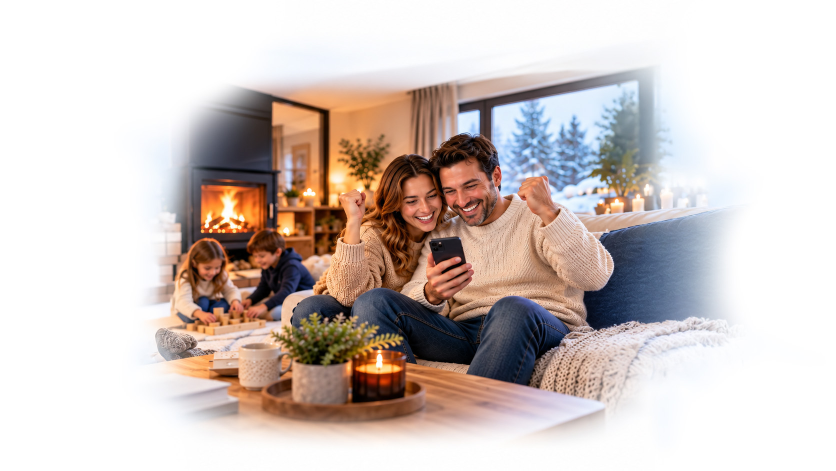
#> input picture brand-assets/hero-famille-source.jpg, 1672 x 941 px (shown at 1/2 size)
$ python -i gen_testimonial_visuals.py   (imports and definitions only)
#> lines starting #> are read from the running program, lines starting #| are printed output that depends on the picture
#> further down, picture is the input picture: PIL image 1672x941 RGB; mean R, G, B 209.1, 197.6, 193.1
"""Visuels témoignages « ils ont vendu avec nous » (3 cartes 1200×900). Photos photoréalistes Gemini (clé Emergent),
citation + prénom + ville + mention « photo d'illustration » ajoutés par Pillow. Sortie : frontend/assets/images/temoignage-{1,2,3,4}.jpg
Usage : python scripts/gen_testimonial_visuals.py [--no-gen]
⚠️ Personnes et témoignages fictifs : à remplacer par de vrais clients (avec accord écrit) avant toute diffusion publicitaire.
"""
import asyncio
import base64
import os
import sys

from dotenv import load_dotenv
from PIL import Image, ImageDraw, ImageFont

# [1 line not run here, left out]
SRC = "/tmp/temoignage-src"
OUT = "/app/frontend/assets/images"
FONTS = "/app/frontend/assets/fonts"
MODEL = "gemini-3.1-flash-image-preview"
W, H = 1200, 900
BRAND, GREEN, WHITE = "#1656C9", "#1E9E6A", "#FFFFFF"

STYLE = (
    "Photo authentique prise au smartphone par un proche, façon album de famille : pas de look publicitaire, pas de retouche, "
    "cadrage légèrement imparfait, lumière naturelle parfois un peu dure, grain léger, couleurs réalistes. Personnes françaises "
    "ordinaires, visages naturels (rides, cernes, cheveux un peu décoiffés), vêtements du quotidien (jean, polaire, baskets). "
    "Arrière-plan réel et un peu encombré : voiture garée, poubelle, tuyau d'arrosage, vélo, boîte aux lettres. Cadrage horizontal 4:3, "
    "sujets dans la moitié gauche ou au centre, le bas de l'image reste simple (sol, allée, pelouse). Aucun texte ni lettre nulle part, "
    "sauf une feuille A4 blanche avec le mot « VENDU » écrit à la main au feutre bleu. Aucun logo, aucun filigrane."
)
SCENES = {
    "couple-maison": STYLE + " Scène : un couple d'une quarantaine d'années devant leur pavillon des années 80 en crépi beige avec volets "
    "roulants, portail gris, haie de thuyas. La femme tient la feuille A4 « VENDU » à deux mains, l'homme a les clés à la main et "
    "un bras autour de ses épaules ; ils rient, un peu éblouis par le soleil.",
    "senior-appartement": STYLE + " Scène : une femme d'environ 65 ans, cheveux gris, lunettes, gilet beige, debout sur le palier de son "
    "appartement devant sa porte d'entrée ouverte, des cartons de déménagement fermés derrière elle. Elle tient la feuille A4 « VENDU » "
    "contre elle et sourit, un peu émue. Photo prise dans la cage d'escalier avec lumière de fenêtre.",
    "notaire-cles": STYLE.replace("sauf une feuille A4 blanche avec le mot « VENDU » écrit à la main au feutre bleu", "aucun panneau") +
    " Scène : dans le bureau d'un notaire de province (bibliothèque de codes rouges et verts, bureau en bois encombré de dossiers, "
    "fenêtre à rideaux), un vendeur d'une cinquantaine d'années en chemise un peu froissée tend un trousseau de clés à un jeune couple "
    "d'acheteurs assis en face, tout le monde sourit, le notaire en costume gris est flou au second plan en train de ranger des papiers. "
    "Photo prise discrètement au smartphone par un proche depuis l'angle du bureau, lumière de fenêtre, légèrement surexposée.",
    "famille-moderne": STYLE + " Scène : un couple de trentenaires avec une petite fille de 5 ans, devant une maison de lotissement "
    "récente en enduit blanc, garage, pelouse avec trampoline au fond, voiture familiale garée sur l'allée. La petite fille brandit la "
    "feuille A4 « VENDU » au-dessus de sa tête, les parents rient derrière elle. Photo légèrement en contre-plongée, prise par un voisin.",
}
CARDS = [
    ("couple-maison", "« Vendu en 5 semaines, au prix estimé, sans agence. »", "Sophie & Marc · Blois (41)", "≈ 11 500 € de commission économisés"),
    ("senior-appartement", "« Le dossier pour le notaire était prêt avant la première visite. »", "Martine, 64 ans · Tours (37)", "Vente signée en 7 semaines"),
    ("famille-moderne", "« 9 visites dès la première semaine grâce à l'annonce et aux photos IA. »", "Julien & Camille · Orléans (45)", "Vendu 4 000 € au-dessus de l'estimation basse"),
    ("notaire-cles", "« Signature chez le notaire ce matin. Tout était en ordre, rien à refaire. »", "Philippe, 52 ans · Vendôme (41)", "Vendu sans agence en 6 semaines"),
]


def font(name: str, size: int) -> ImageFont.FreeTypeFont:
    return ImageFont.truetype(f"{FONTS}/PlusJakartaSans-{name}.ttf", size)


# [12 lines not run here, left out]


# [25 lines left out: functions cover, wrap, pill, not called in this run]


def naturalize(im: Image.Image) -> Image.Image:
    """Grain fin, vignette douce et léger voile chaud pour casser le rendu trop lisse."""
    import random

    from PIL import ImageEnhance

    im = ImageEnhance.Contrast(im).enhance(0.96)
    im = ImageEnhance.Color(im).enhance(0.92)
    noise = Image.effect_noise(im.size, 14).convert("L")
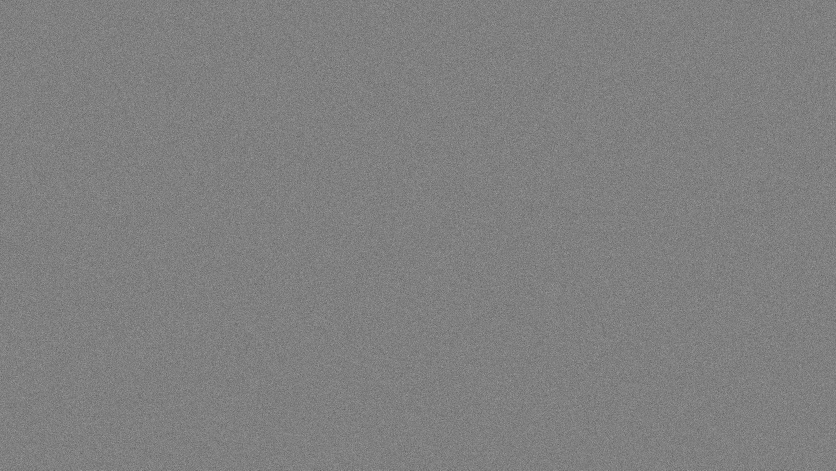
#> noise: PIL image 1672x941 L (shown at 1/2 size); min 53, max 193, mean 127.5
    grain = Image.merge("RGB", (noise, noise, noise))
    im = Image.blend(im, grain, 0.06)
    vign = Image.new("L", im.size, 0)
#> vign: PIL image 1672x941 L; every value is 0
    ImageDraw.Draw(vign).ellipse((-im.width * 0.25, -im.height * 0.35, im.width * 1.25, im.height * 1.35), fill=255)
#> vign: PIL image 1672x941 L; every value is 255
    vign = vign.filter(__import__("PIL.ImageFilter", fromlist=["GaussianBlur"]).GaussianBlur(220))
    dark = Image.new("RGB", im.size, (20, 18, 24))
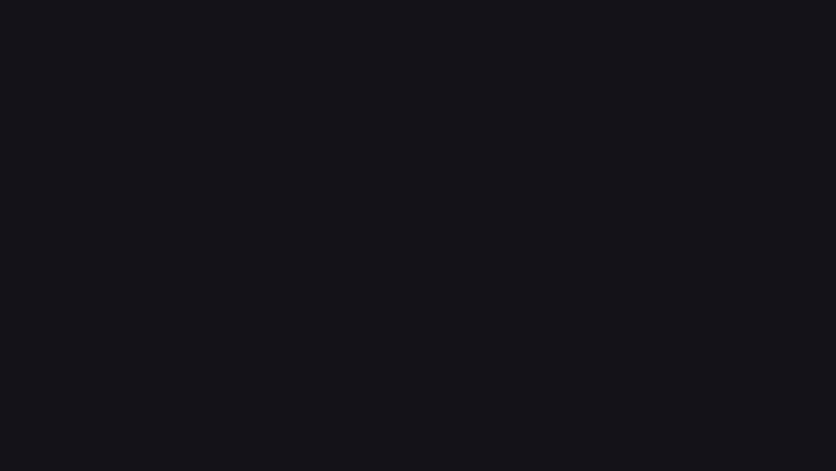
#> dark: PIL image 1672x941 RGB (shown at 1/2 size); mean R, G, B 20, 18, 24
    im = Image.composite(im, Image.blend(im, dark, 0.28), vign)
    warm = Image.new("RGB", im.size, (255, 214, 170))
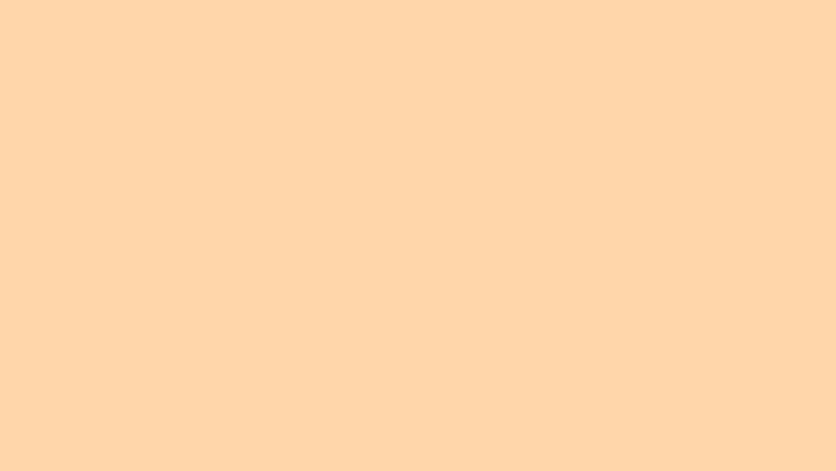
#> warm: PIL image 1672x941 RGB (shown at 1/2 size); mean R, G, B 255, 214, 170
    return Image.blend(im, warm, 0.035)
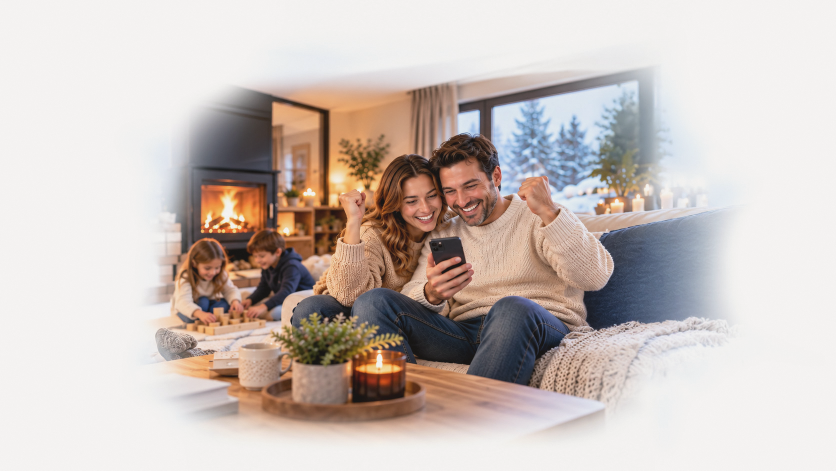
#> returned value: PIL image 1672x941 RGB (shown at 1/2 size); mean R, G, B 203.4, 192.6, 187.5


# [24 lines left out: function card, not called in this run]


# [11 lines not run here, left out]

>>> from PIL import Image
>>> picture = Image.open('../brand-assets/hero-famille-source.jpg')
>>> result = naturalize(picture)
